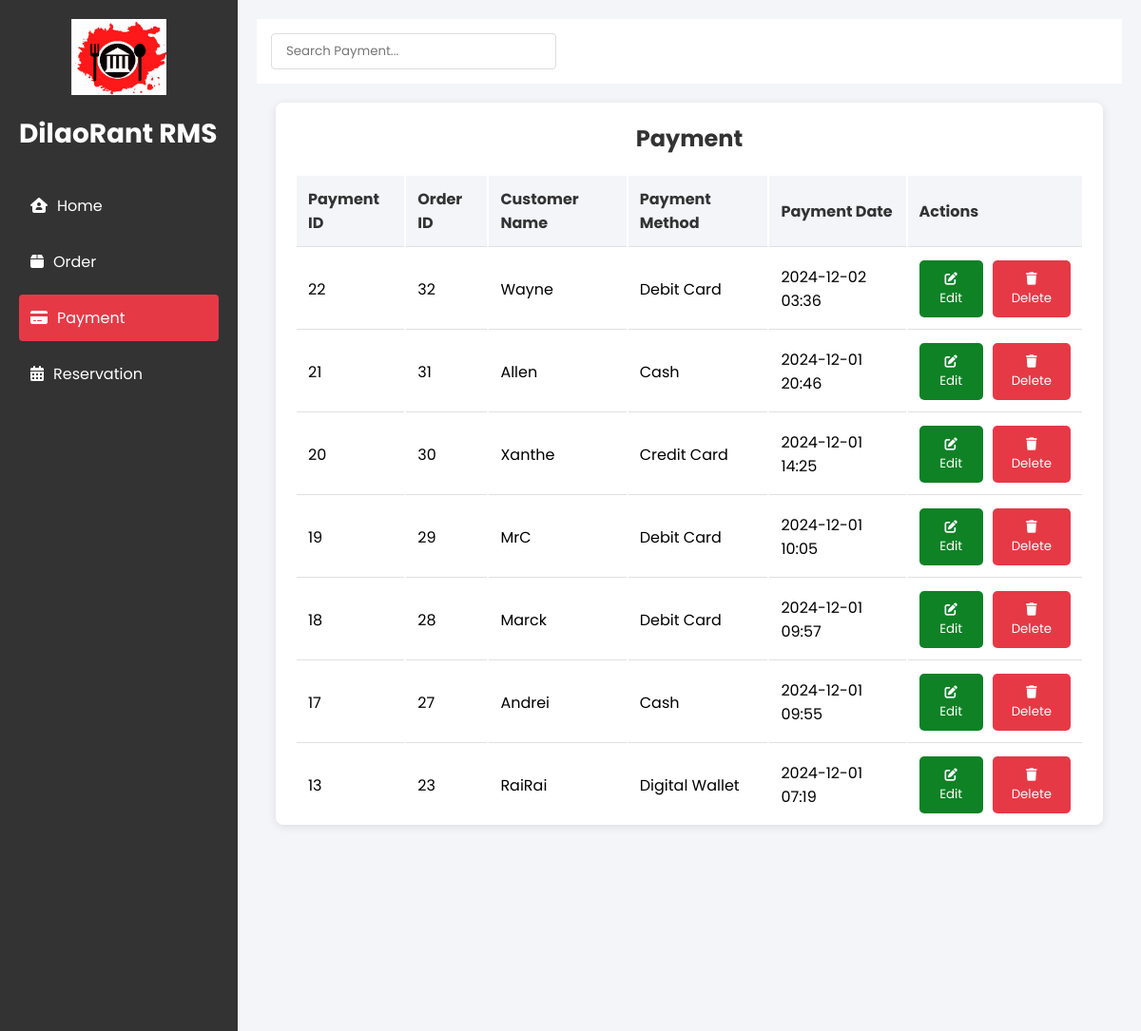
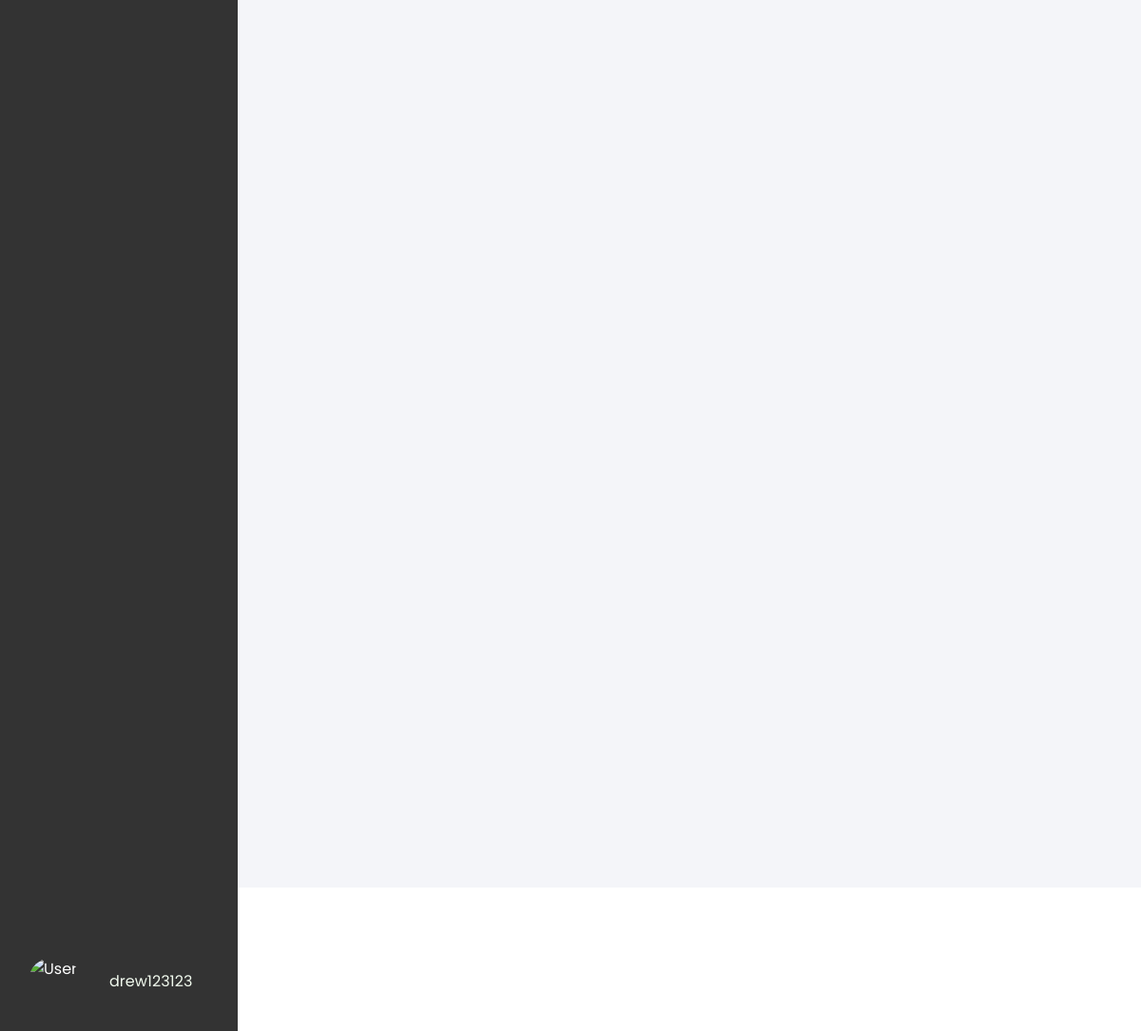
Screenshot of /cash/Payment (signed in) with the database file from the repository (2 pictures, top to bottom).
### cashier_home/models.py (models this page shows, shortened)
class Payment(models.Model):
    PAYMENT_METHOD_CHOICES = [
        ('cash', 'Cash'),
        ('debit', 'Debit Card'),
        ('credit', 'Credit Card'),
        ('digital', 'Digital Wallet'),
    ]
    payment_id = models.AutoField(primary_key=True)  # Unique ID for each payment
    order_id = models.ForeignKey(Order, on_delete=models.CASCADE, related_name='payments')  # Foreign key to Order
    customer_name = models.CharField(max_length=100)  # Name of the customer
    payment_date = models.DateTimeField(default=timezone.now)  # Using timezone.now instead of auto_now_add
    payment_method = models.CharField(max_length=10, choices=PAYMENT_METHOD_CHOICES, default='cash')  # Payment method field with choices
    created_at = models.DateTimeField(default=datetime.now)
    class Meta:
        ordering = ['-payment_date']  # Optional: default ordering by payment date

class Order(models.Model):
    order_id = models.AutoField(primary_key=True)
    customer_name = models.CharField(max_length=100)
    total_amount = models.DecimalField(max_digits=10, decimal_places=2)
    total_items = models.IntegerField(default=0)  # Optional: track total number of items
    order_date = models.DateTimeField(default=timezone.now)  # Using timezone.now instead of auto_now_add
    created_at = models.DateTimeField(default=datetime.now)
    class Meta:
        ordering = ['-order_date']  # Optional: default orderingpy

### accountsCashier/Payment/views.py (the view)
# urls.py: path('', views.payment_view, name='payment_view'),
@login_required(login_url='login')
def payment_view(request):
    payments = Payment.objects.all().order_by('-payment_date')  # Fetch all payments to display
    return render(request, 'Payment/Payment.html', {'payments': payments})

### accountsCashier/Payment/templates/Payment/Payment.html (shortened to what this page needs)
{% load static %}
<!DOCTYPE html>
<html lang="en">
<head>
    <link rel="stylesheet" href="https://cdnjs.cloudflare.com/ajax/libs/font-awesome/6.0.0/css/all.min.css">
</head>
<body>
    <div class="sidebar">
        <div class="logo">
            <a href="{% url 'cashier_home_view' %}">
                <img src="{% static 'accounts/bg3.png' %}" alt="DilaoRant Logo">
            </a>
            <div class="logo-text">
                DilaoRant RMS
            </div>
        </div>
        <div style="margin-top: 30px;">
            <a href="{% url 'cashier_home_view' %}" class="menu-item">
                <i class="fas fa-house-user"></i>
                Home
            </a>
            <a href="{% url 'order_view' %}" class="menu-item">
                <i class="fas fa-box"></i>
                Order
            </a>
            <div class="selected">
                <a href="{% url 'payment_view' %}" class="menu-item">
                    <i class="fas fa-credit-card"></i>
                    Payment
                </a>
            </div>
            <a href="{% url 'reservation_view' %}" class="menu-item">
                <i class="fas fa-calendar-alt"></i>
                Reservation
            </a>
            <div class="account-section">
                <div class="account-info">
                    <img src="{% static 'User/user.jpg' %}" alt="User">
                    <span>{{ user.username }}</span>
                </div>
            </div>
        </div>
    </div>
    <div class="main-content">
        <div class="top-bar">
            <input type="text" class="search-bar" id="searchInput" placeholder="Search Payment..."
                onkeyup="performSearch()">
        </div>
        <div class="main-content">
            <div class="schedule-container">
                <div class="schedule-header">
                    <h2 class="schedule-title">Payment</h2>
                </div>
                <table class="schedule-table">
                    <thead>
                        <tr>
                            <th>Payment ID</th>
                            <th>Order ID</th>
                            <th>Customer Name</th>
                            <th>Payment Method</th>
                            <th>Payment Date</th>
                            <th>Actions</th>
                        </tr>
                    </thead>
                    <tbody>
                        {% for payment in payments %}
                        <tr>
                            <td>{{ payment.payment_id }}</td>
                            <td>{{ payment.order_id.order_id }}</td>
                            <td>{{ payment.customer_name }}</td>
                            <td>{{ payment.get_payment_method_display }}</td>
                            <td>{{ payment.payment_date|date:"Y-m-d H:i" }}</td>
                            <td>
                                <div class="action-buttons">
                                    <button class="btn btn-edit btn-tooltip"
                                        onclick="showUpdatePaymentPopup('{{ payment.payment_id }}', '{{ payment.customer_name }}', '{{ payment.payment_method }}')"
                                        data-tooltip="Edit Payment">
                                        <i class="fas fa-edit"></i>
                                        Edit
                                    </button>
                                    <button class="btn btn-delete btn-tooltip"
                                        onclick="delete_payment('{{ payment.payment_id }}')"
                                        data-tooltip="Delete Payment">
                                        <i class="fas fa-trash"></i>
                                        Delete
                                    </button>
                                </div>
                            </td>
                        </tr>
                        {% empty %}
                        <tr>
                            <td colspan="6" style="text-align: center;">No Payments found.</td>
                        </tr>
                        {% endfor %}
                    </tbody>
                </table>
            </div>
        </div>
    </div>
</body>
</html>

### rows the page displays
Payment: payment_id "22", order_id.order_id "32", customer_name "Wayne", payment_method "Debit Card", payment_date "2024-12-02 03:36"
Payment: payment_id "21", order_id.order_id "31", customer_name "Allen", payment_method "Cash", payment_date "2024-12-01 20:46"
Payment: payment_id "20", order_id.order_id "30", customer_name "Xanthe", payment_method "Credit Card", payment_date "2024-12-01 14:25"
Payment: payment_id "19", order_id.order_id "29", customer_name "MrC", payment_method "Debit Card", payment_date "2024-12-01 10:05"
Payment: payment_id "18", order_id.order_id "28", customer_name "Marck", payment_method "Debit Card", payment_date "2024-12-01 09:57"
Payment: payment_id "17", order_id.order_id "27", customer_name "Andrei", payment_method "Cash", payment_date "2024-12-01 09:55"
Payment: payment_id "13", order_id.order_id "23", customer_name "RaiRai", payment_method "Digital Wallet", payment_date "2024-12-01 07:19"

### other values shown
{{ user.username }} "drew123123"
